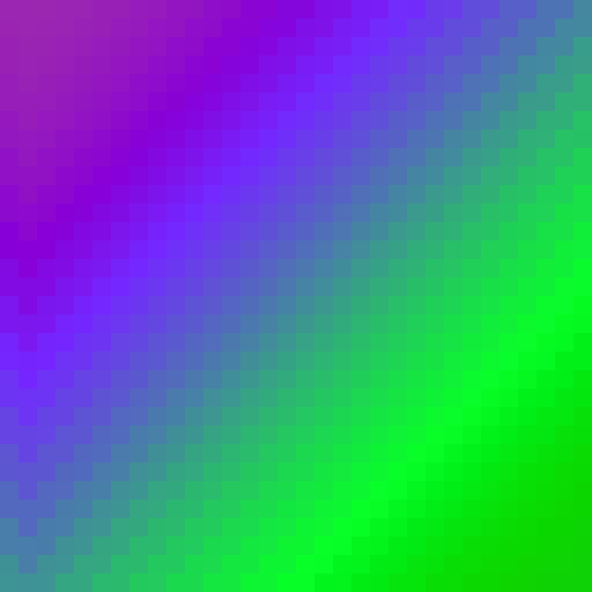
#> input picture core/img2.png, 1184 x 1184 px (shown at 1/2 size)
$ python ofdm_channel.py
#> lines starting #> are read from the running program, lines starting #| are printed output that depends on the picture
### core/ofdm_tx.py
import numpy as np
import matplotlib.pyplot as plt
from math import log2
from dataclasses import dataclass, field
from PIL import Image

plt.rcParams["figure.autolayout"] = True


# ============================================================
#  PARÁMETROS GENERALES
# ============================================================

M = 16                                  # Orden de modulación (4, 16, 64...)
IMAGE_PATH = "cuenca.png"                # Imagen a usar
IMAGE_SIZE = (64, 64)                  # Tamaño para convertir en bits


# ============================================================
#  CONFIGURACIÓN OFDM (BW_total = 10 MHz, BW_util = 9 MHz)
# ============================================================

@dataclass
class OFDMConfig:
    bw_mhz: float = 10.0
    delta_f: float = 15e3
    guard_fraction: float = 0.10
    cp_time_us: float = 16.6

    N_used: int = field(init=False)
    Nfft: int = field(init=False)
    fs: float = field(init=False)
    T_u: float = field(init=False)
    T_cp: float = field(init=False)
    T_sym: float = field(init=False)
    Ts: float = field(init=False)
    cp_len: int = field(init=False)

    BW_total: float = field(init=False)
    BW_util: float = field(init=False)

    def __post_init__(self):

        self.BW_total = self.bw_mhz * 1e6
        self.BW_util  = self.BW_total * (1 - self.guard_fraction)

        self.N_used = int(self.BW_util // self.delta_f)
        if self.N_used % 2 == 1:
            self.N_used -= 1

        Nfft_min = int(np.ceil(self.BW_total / self.delta_f))
        self.Nfft = 1 << int(np.ceil(np.log2(Nfft_min)))

        self.fs = self.Nfft * self.delta_f
        self.T_u = 1 / self.delta_f
        self.T_cp = self.cp_time_us * 1e-6
        self.cp_len = int(round(self.T_cp * self.fs))
        self.T_sym = self.T_u + self.T_cp
        self.Ts = 1 / self.fs

        print("\n========= CONFIGURACION OFDM =========")
        print(f"BW TOTAL            : {self.BW_total/1e6:.3f} MHz")
        print(f"BW UTIL             : {self.BW_util/1e6:.3f} MHz")
        print(f"Guard Fraction      : {self.guard_fraction*100:.1f}%")
        print(f"delta_f             : {self.delta_f/1e3:.3f} kHz")
        print(f"N_used (SC activas) : {self.N_used}")
        print(f"Nfft                : {self.Nfft}")
        print(f"Fs                  : {self.fs/1e6:.4f} MHz")
        print(f"T_u                 : {self.T_u*1e6:.2f} us")
        print(f"T_cp                : {self.T_cp*1e6:.2f} us")
        print(f"T_symbol            : {self.T_sym*1e6:.2f} us")
        print(f"CP samples          : {self.cp_len}")
        print("=======================================\n")


# ============================================================
# SUBCARRIERS
# ============================================================

def active_subcarrier_indices(cfg):
    Nc = cfg.N_used
    half = Nc // 2
    return np.concatenate([
        np.arange(1, half+1),
        np.arange(cfg.Nfft - half, cfg.Nfft)
    ])


# ============================================================
# Imagen → Bits
# ============================================================

def load_rgb_image_to_bits(path, resize_to):
#> called with path = 'img2.png', resize_to = (64, 64)
    img = Image.open(path).convert("RGB")
    img = img.resize(resize_to, Image.Resampling.NEAREST)
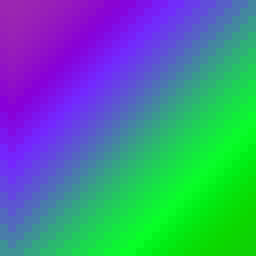
#> img: PIL image 64x64 RGB (shown 4 times larger); mean R, G, B 71.3, 129.2, 145.8
    arr = np.array(img, dtype=np.uint8)
    bits = np.unpackbits(arr)
    return bits, arr.shape


# ============================================================
# Modulación QAM
# ============================================================

def qam_mod(bits, M):
    k = int(log2(M))
    bits = bits.reshape((-1, k))
    ints = bits.dot(2**np.arange(k-1, -1, -1))
    m = int(np.sqrt(M))
    I = 2*(ints % m) - (m-1)
    Q = 2*(ints // m) - (m-1)
    const = I + 1j*Q
    return const / np.sqrt((2/3)*(M-1))


# ============================================================
# OFDM TX
# ============================================================
def pilot_subcarrier_indices(cfg, sym_idx, spacing=6):
    """
    Devuelve los índices FFT de las subportadoras piloto
    siguiendo un patrón LTE-like en frecuencia y tiempo.
    """
    active_idx = active_subcarrier_indices(cfg)
    offset = 0 if (sym_idx % 2 == 0) else spacing // 2
    return active_idx[offset::spacing]

def build_ofdm_tx(bits, cfg, M):
#> called with bits = array of shape (98304,), M = 16
    Nc = cfg.N_used
    k = int(log2(M))

    # Número de subportadoras de datos (NO pilotos)
    pilot_idx0 = pilot_subcarrier_indices(cfg, sym_idx=0)
    N_data = Nc - len(pilot_idx0)

    bps = N_data * k


    num_sym = int(np.ceil(len(bits) / bps))
#> num_sym = 50
    pad = num_sym*bps - len(bits)
#> pad = 1696
    bits = np.concatenate([bits, np.zeros(pad, dtype=np.uint8)])

    bits = bits.reshape(num_sym, bps)

    X_all = []
    x_all = []

    idx = active_subcarrier_indices(cfg)

    for b in bits:
        a = qam_mod(b, M)
        X = np.zeros(cfg.Nfft, dtype=complex)
        # === DATOS ===
        pilot_idx = pilot_subcarrier_indices(cfg, sym_idx=len(X_all))
        data_idx = np.setdiff1d(idx, pilot_idx)

        # Ajustar número de símbolos QAM
        a_data = a[:len(data_idx)]

        X[data_idx] = a_data
        X[pilot_idx] = 1 + 0j   # piloto LTE-like

        x = np.fft.ifft(X)
        x_cp = np.concatenate([x[-cfg.cp_len:], x])
        X_all.append(X)
        x_all.append(x_cp)
#> this loop made 50 passes
#> offset in pilot_subcarrier_indices on passes 1 to 12: 0, 3, 0, 3, 0, 3, 0, 3, 0, 3, 0, 3
#> after the loop, X_all = 50 items; x_all = 50 items

    return np.array(X_all), np.array(x_all), num_sym, pad


# ============================================================
# Frecuencias reales
# ============================================================

# [239 lines left out: functions get_freq_mapping, plot_sincs_adjacent, plot_total_spectrum_sincs, plot_two_symbols_time, main, not called in this run]


# [2 lines that do not run on import are left out]

### core/ofdm_channel.py
import numpy as np
import matplotlib.pyplot as plt

plt.rcParams["figure.autolayout"] = True


# ============================================================
# 1) CANAL IDEAL
# ============================================================

def channel_ideal(x):
    return x.copy()


# ============================================================
# 2) CANAL AWGN
# ============================================================

def channel_awgn(x, snr_db):
    Px = np.mean(np.abs(x)**2)
    snr_lin = 10**(snr_db/10)
    noise_var = Px / snr_lin

    noise = np.sqrt(noise_var/2) * (
        np.random.randn(*x.shape) + 1j*np.random.randn(*x.shape)
    )
    return x + noise


# ============================================================
# 3) CANAL RAYLEIGH – ITU PEDESTRIAN A (NO CRÍTICO)
# ============================================================

def channel_rayleigh_pedA(x, fs):
    """
    ITU Pedestrian A suavizado
    - Delay spread pequeño
    - Bc >> delta_f
    → Canal no crítico para OFDM
    """

    #delays_ns = np.array([0, 300, 700, 1200, 2300, 3700])   # ns
    #powers_db = np.array([0, -1, -9, -10, -15, -20])      # dB

    delays_ns = np.array([0, 300, 700, 1200, 2200, 3700])   # ns
    powers_db = np.array([0, -3, -9, -10, -15, -20])      # dB

    delays_s = delays_ns * 1e-9
    powers_lin = 10**(powers_db / 10)
    powers_lin /= np.sum(powers_lin)   # Normalización

    delays_samples = np.round(delays_s * fs).astype(int)
    L = len(delays_samples)

    h = np.zeros(delays_samples[-1] + 1, dtype=complex)

    g = (np.random.randn(L) + 1j*np.random.randn(L)) / np.sqrt(2)

    for i in range(L):
        h[delays_samples[i]] += g[i] * np.sqrt(powers_lin[i])

    y_full = np.convolve(x, h, mode="full")
    y = y_full[:len(x)]

    return y, h, delays_ns, powers_db

# ============================================================
# 3-1) CANAL RAYLEIGH - Vehicular A / Extended Pedestrian (NO CRÍTICO)
# ============================================================
def channel_rayleigh_critical(x, fs):
    """
    Canal Rayleigh selectivo CRÍTICO
    - Delay spread cercano al CP
    - Selectividad fuerte en frecuencia
    """

    delays_ns = np.array([0, 300, 700, 1200, 2200, 3700])   # ns
    powers_db = np.array([0, -3, -9, -10, -15, -20])      # dB

    delays_s = delays_ns * 1e-9
    powers_lin = 10**(powers_db / 10)
    powers_lin /= np.sum(powers_lin)

    delays_samples = np.round(delays_s * fs).astype(int)
    L = len(delays_samples)

    h = np.zeros(delays_samples[-1] + 1, dtype=complex)

    g = (np.random.randn(L) + 1j*np.random.randn(L)) / np.sqrt(2)

    for i in range(L):
        h[delays_samples[i]] += g[i] * np.sqrt(powers_lin[i])

    y = np.convolve(x, h, mode="full")[:len(x)]

    return y, h, delays_ns, powers_db


# ============================================================
# 4) GRÁFICAS DEL CANAL
# ============================================================

def plot_pdp(delays_ns, powers_db):
    plt.figure(figsize=(6,4))
    plt.stem(delays_ns, powers_db, basefmt=" ")
    plt.grid(True)
    plt.xlabel("Delay (ns)")
    plt.ylabel("Potencia promedio (dB)")
    plt.title("PDP – ITU Pedestrian A")
    plt.show()


def plot_frequency_response(h, fs, Nfft=8192):
    H = np.fft.fftshift(np.fft.fft(h, Nfft))
    f = np.fft.fftshift(np.fft.fftfreq(Nfft, d=1/fs))

    H_db = 20*np.log10(np.abs(H) + 1e-12)
    H_db -= np.max(H_db)

    plt.figure(figsize=(8,4))
    plt.plot(f/1e6, H_db)
    plt.grid(True)
    plt.xlabel("Frecuencia (MHz)")
    plt.ylabel("Magnitud (dB)")
    plt.title("Respuesta en frecuencia – Canal Rayleigh Ped A")
    plt.ylim([-30, 5])
    plt.show()


def plot_time_signals(x, y, fs, Ns=3000):
    t = np.arange(Ns) / fs * 1e6
    plt.figure(figsize=(12,5))
    plt.plot(t, np.real(x[:Ns]), label="TX")
    plt.plot(t, np.real(y[:Ns]), label="Salida canal", alpha=0.8)
    plt.grid(True)
    plt.xlabel("Tiempo (µs)")
    plt.ylabel("Amplitud")
    plt.title("Señal temporal – antes y después del canal")
    plt.legend()
    plt.show()


# ============================================================
# 5) PRUEBA DEL CANAL CON OFDM REAL
# ============================================================

if __name__ == "__main__":

    print("\n===== PRUEBA CANAL + OFDM TX =====")

    # --------------------------------------------------------
    # 1) Parámetros OFDM
    # --------------------------------------------------------
    from ofdm_tx import OFDMConfig, build_ofdm_tx, load_rgb_image_to_bits

    M = 16                       # QPSK=4, 16QAM=16, 64QAM=64
    IMAGE_PATH = "img2.png"
    IMAGE_SIZE = (64, 64)

    cfg = OFDMConfig()
    fs = cfg.fs

    # --------------------------------------------------------
    # 2) Señal OFDM TX
    # --------------------------------------------------------
    bits, _ = load_rgb_image_to_bits(IMAGE_PATH, IMAGE_SIZE)

    X_all, x_all, num_syms, pad_bits = build_ofdm_tx(bits, cfg, M)
#> num_syms = 50; pad_bits = 1696

    # Señal temporal continua (como saldría del DAC)
    x_tx = np.concatenate(x_all)

    print(f"Símbolos OFDM TX : {num_syms}")
#| Símbolos OFDM TX : 50
    print(f"Fs               : {fs/1e6:.2f} MHz")
    print(f"Longitud señal   : {len(x_tx)} muestras\n")
#| Longitud señal   : 63950 muestras

    # --------------------------------------------------------
    # 3) CANAL AWGN
    # --------------------------------------------------------
    snr_db = 20
    y_awgn = channel_awgn(x_tx, snr_db)
#> in channel_awgn, `Px = np.mean(np.abs(x)**2)`: Px = 0.00057
#> in channel_awgn, `noise_var = Px / snr_lin`: noise_var = 5.7e-06

    plot_time_signals(x_tx, y_awgn, fs)
#> in plot_time_signals, `plt.show()`:
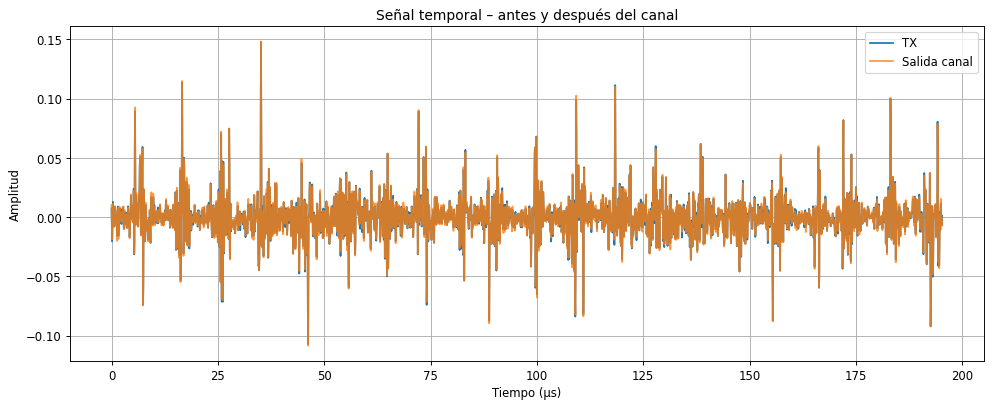
#> figure drawn by matplotlib, 1 panel; curve peaks at x = 35.16, y = 0.148; curve peaks at x = 35.16, y = 0.148

    # --------------------------------------------------------
    # 4) CANAL RAYLEIGH – ITU PEDESTRIAN A
    # --------------------------------------------------------
    y_ray, h, delays_ns, powers_db = channel_rayleigh_pedA(x_tx, fs)
#> delays_ns = [0, 300, 700, 1200, 2200, 3700]; powers_db = [0, -3, -9, -10, -15, -20]

    plot_pdp(delays_ns, powers_db)
#> in plot_pdp, `plt.show()`:
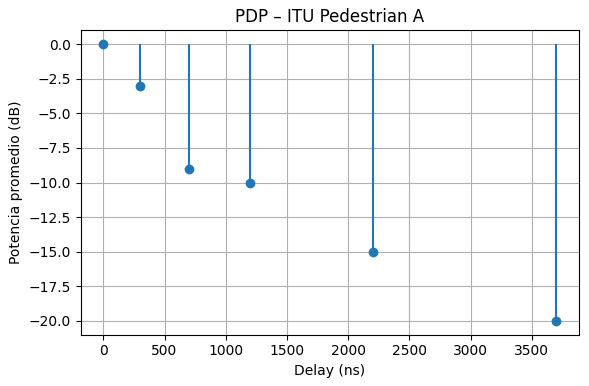
#> figure drawn by matplotlib, 1 panel
    plot_frequency_response(h, fs)
#> in plot_frequency_response, `H_db = 20*np.log10(np.abs(H) + 1e-12)`: H_db = 8192 values, max 3.92 at index 6018, min -9.64 at index 331, mean -0.282
#> in plot_frequency_response, `H_db -= np.max(H_db)`: H_db = 8192 values, max 0 at index 6018, min -13.56 at index 331, mean -4.2
#> in plot_frequency_response, `plt.show()`:
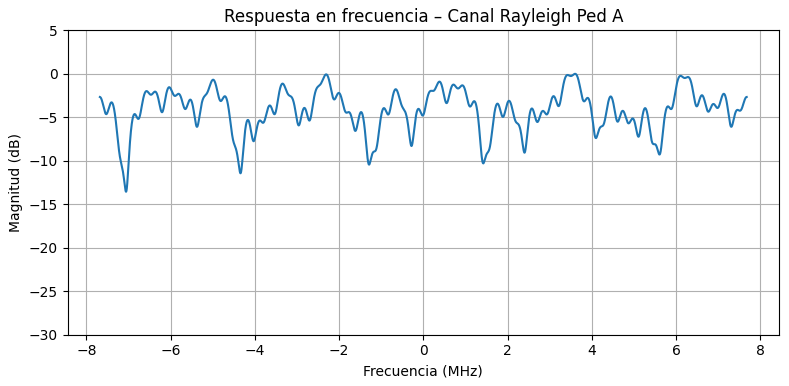
#> figure drawn by matplotlib, 1 panel; curve peaks at x = 3.6, y = 0
    plot_time_signals(x_tx, y_ray, fs)
#> call 2 of plot_time_signals, with x = array of shape (63950,), y = array of shape (63950,), fs = 15360000, Ns = 3000
#> in plot_time_signals (call 2), `plt.show()`:
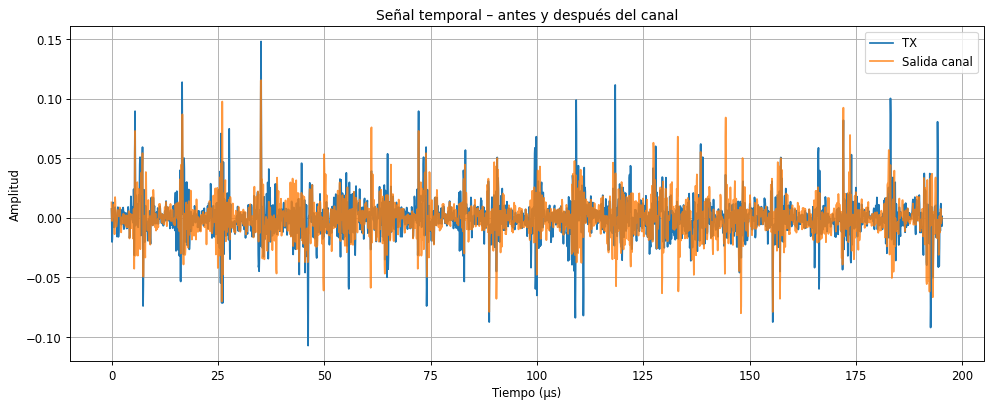
#> figure drawn by matplotlib, 1 panel; curve peaks at x = 35.16, y = 0.148; curve peaks at x = 35.16, y = 0.115
